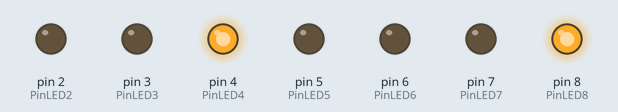
Recording of a sketch running on a simulated Arduino Uno, built with avr-gcc and run on an emulated ATmega328P. Parts: output pins drawn as LEDs (lit = HIGH). Random numbers use the default seed unless the sketch sets one.

Above: at 0.1 s.
At 12.1 s:
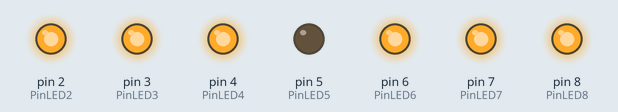
At 18.1 s:
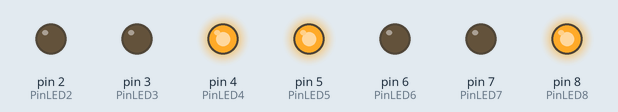
At 24.1 s:
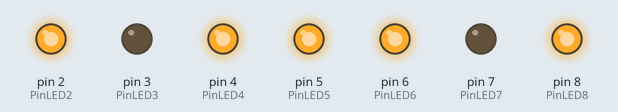
At 36.1 s:
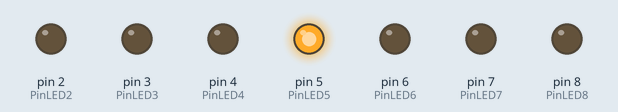
At 39.1 s:
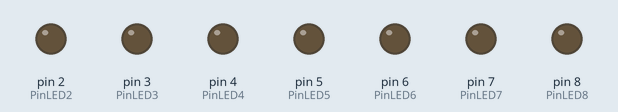
Timing chart, 0 to 40.0 s (numbered marks = the images above):
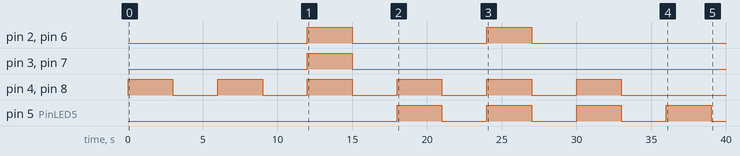

Measured:
- by itself, pin 2 (PinLED2), pin 6 (PinLED6): alternates HIGH for 3.0 s and LOW for 9.0 s
- by itself, pin 3 (PinLED3), pin 7 (PinLED7): LOW → HIGH at 12.0 s, → LOW 3.0 s later
- by itself, pin 4 (PinLED4), pin 8 (PinLED8): alternates HIGH for 3.0 s and LOW for 3.0 s, 12 changes in all, then stays LOW
- by itself, pin 5 (PinLED5): LOW → HIGH at 18.0 s, → LOW 3.0 s later, → HIGH 3.0 s later, → LOW 3.0 s later, … (8 changes in this stretch)

The sketch:

Dado.ino
```cpp
int PinLED2 = 2; //Define o LED2 como pino 2
int PinLED3 = 3; //Define o LED3 como pino 3
int PinLED4 = 4; //Define o LED4 como pino 4
int PinLED5 = 5; //Define o LED5 como pino 5
int PinLED6 = 6; //Define o LED6 como pino 6
int PinLED7 = 7; //Define o LED7 como pino 7
int PinLED8 = 8; //Define o LED8 como pino 8
int x; //cria a variavel x


void setup() {

  pinMode(PinLED2, OUTPUT); //DEFINE COMO SAIDA
  pinMode(PinLED3, OUTPUT); //DEFINE COMO SAIDA
  pinMode(PinLED4, OUTPUT); //DEFINE COMO SAIDA
  pinMode(PinLED5, OUTPUT); //DEFINE COMO SAIDA
  pinMode(PinLED6, OUTPUT); //DEFINE COMO SAIDA
  pinMode(PinLED7, OUTPUT); //DEFINE COMO SAIDA
  pinMode(PinLED8, OUTPUT); //DEFINE COMO SAIDA

}

void loop() {

  x = random(1, 7); //atribuindo um valor a variavel com uma função que randomiza um valor entre min(1) e max-1(6)

  if (x == 1){

    digitalWrite(PinLED2, LOW); //DESLIGA LED2
    digitalWrite(PinLED3, LOW); //DESLIGA LED3
    digitalWrite(PinLED4, LOW); //DESLIGA LED4
    digitalWrite(PinLED5, HIGH); //LIGA LED5
    digitalWrite(PinLED6, LOW); //DESLIGA LED6
    digitalWrite(PinLED7, LOW); //DESLIGA LED7
    digitalWrite(PinLED8, LOW); //DESLIGA LED8
    delay(3000); //AGUARDA 3 SEGUNDOS
  }
  else if (x == 2){

    digitalWrite(PinLED2, LOW); //DESLIGA LED2
    digitalWrite(PinLED3, LOW); //DESLIGA LED3
    digitalWrite(PinLED4, HIGH); //LIGA LED4
    digitalWrite(PinLED5, LOW); //DESLIGA LED5
    digitalWrite(PinLED6, LOW); //DESLIGA LED6
    digitalWrite(PinLED7, LOW); //DESLIGA LED7
    digitalWrite(PinLED8, HIGH); //LIGA LED8
    delay(3000); //AGUARDA 3 SEGUNDOS

  }
  else if (x == 3){

    digitalWrite(PinLED2, LOW); //DESLIGA LED2
    digitalWrite(PinLED3, LOW); //DESLIGA LED3
    digitalWrite(PinLED4, HIGH); //LIGA LED4
    digitalWrite(PinLED5, HIGH); //LIGA LED5
    digitalWrite(PinLED6, LOW); //DESLIGA LED6
    digitalWrite(PinLED7, LOW); //DESLIGA LED7
    digitalWrite(PinLED8, HIGH); //LIGA LED8
    delay(3000); //AGUARDA 3 SEGUNDOS
  }
  else if (x == 4){

    digitalWrite(PinLED2, HIGH); //LIGA LED2
    digitalWrite(PinLED3, LOW); //DESLIGA LED3
    digitalWrite(PinLED4, HIGH); //LIGA LED4
    digitalWrite(PinLED5, HIGH); //LIGA LED5
    digitalWrite(PinLED6, LOW); //DESLIGA LED6
    digitalWrite(PinLED7, LOW); //DESLIGA LED7
    digitalWrite(PinLED8, HIGH); //LIGA LED8
    delay(3000); //AGUARDA 3 SEGUNDOS
  }
  else if (x == 5){

    digitalWrite(PinLED2, HIGH); //LIGA LED2
    digitalWrite(PinLED3, LOW); //DESLIGA LED3
    digitalWrite(PinLED4, HIGH); //LIGA LED4
    digitalWrite(PinLED5, HIGH); //LIGA LED5
    digitalWrite(PinLED6, HIGH); //LIGA LED6
    digitalWrite(PinLED7, LOW); //DESLIGA LED7
    digitalWrite(PinLED8, HIGH); //LIGA LED8
    delay(3000); //AGUARDA 3 SEGUNDOS
  }
  else if (x == 6){

    digitalWrite(PinLED2, HIGH); //LIGA LED2
    digitalWrite(PinLED3, HIGH); //LIGA LED3
    digitalWrite(PinLED4, HIGH); //LIGA LED4
    digitalWrite(PinLED5, LOW); //DESLIGA LED5
    digitalWrite(PinLED6, HIGH); //LIGA LED6
    digitalWrite(PinLED7, HIGH); //LIGA LED7
    digitalWrite(PinLED8, HIGH); //LIGA LED8
    delay(3000); //AGUARDA 3 SEGUNDOS
  }

  //DESLIGA TODOS OS LEDS E AGUARDA 3 SEGUNDOS PARA REINICIAR O PROGRAMA
  digitalWrite(PinLED2, LOW);
  digitalWrite(PinLED3, LOW);
  digitalWrite(PinLED4, LOW);
  digitalWrite(PinLED5, LOW);
  digitalWrite(PinLED6, LOW);
  digitalWrite(PinLED7, LOW);
  digitalWrite(PinLED8, LOW);
  delay(3000);

}
```
